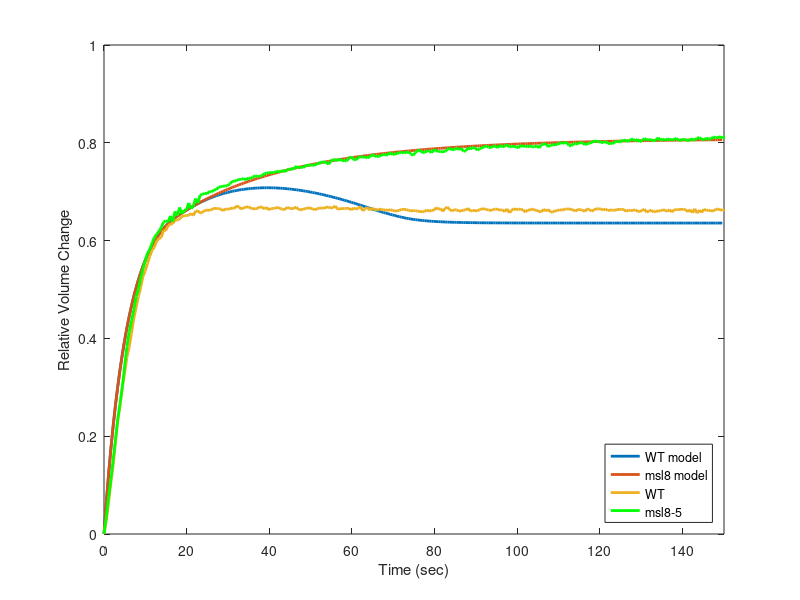
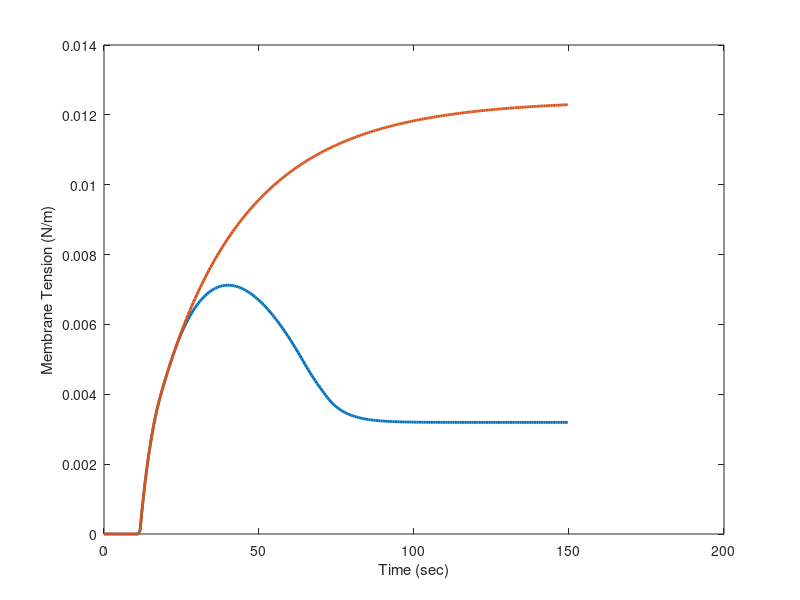

These charts were generated, in order, by the following MATLAB code:
% This is code for the basic model.
% These are the basic assumptions 
% (non-linear elastic cell wall, membrane unfolding, traditional osmotic safety valve)

% Simulation length and time steps
tmax = 150; dt = 0.554; nt = tmax/dt;
% Define parameters - physical properties of the cell
r0 = 1.05d-05;
k = 87.5; 
km = 0.23;
c0 = 1.81; 
cext = 0;
lp = 8.89d-14; 
epsmin = 0.1644;

% Define parameters - thermodynamic value constants
rt = 8.314*1000*298;

% Define parameters - channel properties
sigmac_WT = 0.005;
sigmac_msl8 = 5000000000000;
kflux = 0.00236;

% Define parameters - non-linear elastic cell wall
pc = 2.56e06;
p = 0;
kp = 8.26e-9;

%Making matrices to print the output data into
outvol_WT = [0 0];
outmem_WT = [0 0];
outvol_msl8 = [0 0];
outmem_msl8 = [0 0];

%%%%%%%%%%%%%%%%%%%%%%%%%%%%%%%%%%%%%
% Run WT simulation first
r = r0;

%Start the time loop from 1 to nt
for it = 1:nt 
    %Remove any initial stress
    sigma = 0;
    
    %Then the stress becomes nonzero if the strain (r/r0-1) exceeds epsmin
    if (r/r0-1) > epsmin
        sigma = 1.*km*((r/r0-1) - epsmin);
    end 

    %Pressure calculation - this is for plastic deformation
    p = k*(r/r0-1)*2/r;
    
    %Scale the MS leakage rate by an inverse of the cell radius
    kleak = kflux*(r0/r);
    %Set the MS channel leakage rate to zero if stress is less than the opening stress
    if sigma < sigmac_WT
        kleak = 0;
    end
    dc0dt=-kleak * c0;
    
   
    %Integrate the first-order differential equation
    c0 = c0 + dc0dt * dt;
    
    %The actual concentration is taken to be proportional to 1/r^3 (i.e. volume)
    c = c0*(r0/r)^3;

    %Calculate the rate of change of radius as a difference between the osmotic pressure term 
    % and the elastic force from the cell wall (membrane is ignored - too small)
    %The external osmotic concentration (cext) can be modified here.
    drdt = lp*(rt*c-rt*cext-2.*(k/r)*(r-r0)/r0);
    
    %Non-linear elastic deformation of the cell wall
    if p > pc 
        drdt=drdt+kp*(p-pc)*r;
    end
    
    %Integrate the first order ODE for radius
    r = r+drdt*dt;
    %Give total time in terms of time step and time increment
    t = it*dt;
    %Time and volume change are written down at each time step
    vol = (r/r0)^3-1.;
    newvol = [t vol];
    outvol_WT = [outvol_WT;newvol];
    %Time and membrane stress are written down at each time step
    newmem = [t sigma];
    outmem_WT = [outmem_WT;newmem];
   
end
%Final volume change is written at the end of the time loop
disp('The final relative volume change for WT is:' ) 
disp((r/r0)^3-1.)


%%%% Now run the msl8 simulation
%Start the cell radius at its initial value
r = r0
% Restate c0, p, and the tension-related parameters since they changed during the WT simulation
c0 = 1.81;
p = 0;
dsdt = 0;
s_prev = 0;

%Start the time loop from 1 to nt
for it = 1:nt 
    %Remove any initial stress
    sigma = 0;
    %Then the stress becomes nonzero if the strain (r/r0-1) exceeds epsmin
    if (r/r0-1) > epsmin
        sigma = 1.*km*((r/r0-1) - epsmin);
    end 
    %Calculate strain (epsilon)
    eps = (r/r0-1);
    
    %Added pressure calculation - this is for plastic deformation
    %p=2*sigma/r;
    p = k*(r/r0-1)*2/r;
    
    %Scale the MS leakage rate by an inverse of the cell radius
    kleak = kflux*(r0/r);
    %Set the MS channel leakage rate to zero if stress is less than the opening stress
    if sigma < sigmac_msl8
        kleak = 0;
    end
    
    dc0dt=-kleak * c0;
    %Integrate the first-order differential equation
    c0 = c0 + dc0dt * dt;
    
    %The actual concentration is taken to be proportional to 1/r^3 (i.e. volume)
    c = c0*(r0/r)^3;

    %Calculate the rate of change of radius as a difference between the osmotic pressure term 
    % and the elastic force from the cell wall (membrane is ignored - too small)
    %The external osmotic concentration (cext) can be modified here.
    drdt = lp*(rt*c-rt*cext-2.*(k/r)*(r-r0)/r0);
    
    %Non-linear elastic deformation of the cell wall
    if p > pc 
        drdt=drdt+kp*(p-pc)*r;
    end
    
    %Integrate the first order ODE for radius
    r = r+drdt*dt;
    %Give total time in terms of time step and time increment
    t = it*dt;
    %Time and volume change are written down at each time step
    vol = (r/r0)^3-1.;
    newvol = [t vol];
    outvol_msl8 = [outvol_msl8;newvol];
    %Time and membrane stress are written down at each time step
    newmem = [t sigma];
    outmem_msl8 = [outmem_msl8;newmem];
   
end
%Final volume change is written at the end of the time loop
disp('The final relative volume change for msl8 is:' ) 
disp((r/r0)^3-1.)

%For display purposes - Plot the volume change over time of both the data and simulation
plot(outvol_WT(:,1),outvol_WT(:,2), 'linewidth', 2)
hold on
plot(outvol_msl8(:,1),outvol_msl8(:,2), 'linewidth', 2)
load WT_Data.csv;
plot(WT_Data(:,1),WT_Data(:,2), 'linewidth', 2)
xlabel('Time (sec)')
ylabel('Relative Volume Change')
ylim([0,1.0])
xlim([0,150])

hold on
load msl8_Data.csv;
plot(msl8_Data(:,1),msl8_Data(:,2), 'linewidth', 2, 'color', 'green')


legend('WT model','msl8 model', 'WT', 'msl8-5', 'Location','southeast')

%For display purposes - plot the membrane tension
figure;
plot(outmem_WT(:,1),outmem_WT(:,2), 'linewidth', 2)
hold on
plot(outmem_msl8(:,1),outmem_msl8(:,2), 'linewidth', 2)
xlabel('Time (sec)')
ylabel('Membrane Tension (N/m)')